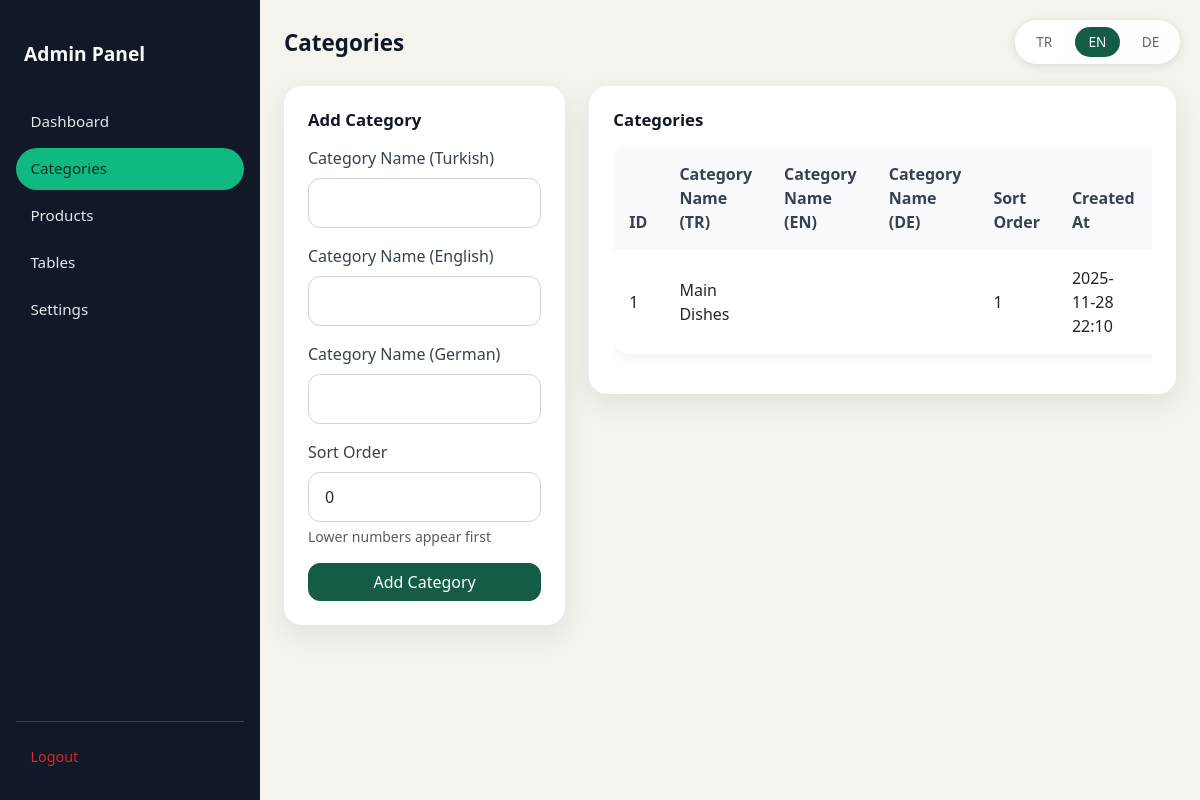
Screenshot of /admin/categories.php (signed in) with the database file from the repository.
### tables this page shows
CREATE TABLE IF NOT EXISTS categories (
    id INT AUTO_INCREMENT PRIMARY KEY,
    restaurant_id INT NOT NULL,
    name VARCHAR(100),
    sort_order INT DEFAULT 0,
    created_at TIMESTAMP DEFAULT CURRENT_TIMESTAMP,
    FOREIGN KEY (restaurant_id) REFERENCES restaurants(id) ON DELETE CASCADE
);

### app/includes/lang.php (called while the page is built, shortened)
<?php
function getSupportedLanguages(): array {
    return [
        'tr' => ['code' => 'tr', 'name' => 'Türkçe'],
        'en' => ['code' => 'en', 'name' => 'English'],
        'de' => ['code' => 'de', 'name' => 'Deutsch'],
    ];
}
function t(string $key, array $replacements = []): string {
    $translation = $GLOBALS['translations'][$key] ?? $key;
    return $translation;
}
function getCurrentLangCode(): string {
    return $GLOBALS['current_lang'];
}
function buildLanguageUrl(string $langCode): string {
    $currentUrl = $_SERVER['REQUEST_URI'];
    $urlParts = parse_url($currentUrl);
    $queryParams = [];
    $queryParams['lang'] = $langCode;
    $newQuery = http_build_query($queryParams);
    $newUrl = $urlParts['path'] . ($newQuery ? '?' . $newQuery : '');
    return $newUrl;
}
?>

### public/admin/categories.php (the view, shortened to what this page needs)
<?php
$pdo = getDb();
$editCategory = null;
try {
    $stmt = $pdo->prepare("SELECT * FROM categories WHERE restaurant_id = 1 ORDER BY sort_order, id");
    $stmt->execute();
    $categories = $stmt->fetchAll();
} catch (PDOException $e) {
    $error = 'Error fetching categories: ' . $e->getMessage();
    $categories = [];
}
?>
<!DOCTYPE html>
<html lang="<?= getCurrentLangCode() ?>">
<head>
    <link href="https://cdn.jsdelivr.net/npm/bootstrap@5.3.0/dist/css/bootstrap.min.css" rel="stylesheet">
    <link href="/assets/admin.css?v=<?= time() ?>" rel="stylesheet">
</head>
<body class="admin-body">
    <div class="language-switcher d-none d-md-block">
        <?php
        $supportedLangs = getSupportedLanguages();
        $currentLang = getCurrentLangCode();
        ?>
        <?php foreach ($supportedLangs as $langCode => $langInfo): ?>
            <a href="<?= buildLanguageUrl($langCode) ?>"
               class="btn btn-sm <?= $currentLang === $langCode ? 'active' : '' ?>"
               title="<?= htmlspecialchars($langInfo['name']) ?>">
                <?= strtoupper($langCode) ?>
            </a>
        <?php endforeach; ?>
    </div>
    <div class="admin-layout">
        <div class="admin-sidebar" id="mobileSidebar">
            <a href="/admin/dashboard.php" class="admin-sidebar-brand"><?= t('admin.title') ?></a>
            <nav class="admin-sidebar-nav">
                <a href="/admin/dashboard.php"><?= t('admin.dashboard') ?></a>
                <a href="/admin/categories.php" class="active"><?= t('admin.categories') ?></a>
                <a href="/admin/products.php"><?= t('admin.products') ?></a>
                <a href="/admin/tables.php"><?= t('admin.tables') ?></a>
                <a href="/admin/settings.php"><?= t('admin.settings') ?></a>
            </nav>
            <div class="admin-sidebar-footer">
                <a href="/admin/logout.php"><?= t('admin.logout') ?></a>
            </div>
        </div>
        <div class="admin-content">
            <div class="admin-topbar">
                <h1 class="admin-page-title"><?= t('admin.categories') ?></h1>
                <a href="/admin/dashboard.php" class="btn btn-primary-soft">← <?= t('admin.dashboard') ?></a>
            </div>
            <div class="row">
                <div class="col-md-4">
                    <div class="admin-card">
                        <div class="admin-card-header">
                            <h5 class="admin-card-title"><?= $editCategory ? t('admin.edit_category') : t('admin.add_category') ?></h5>
                        </div>
                        <form method="POST">
                            <div class="mb-3">
                                <label for="name" class="form-label"><?= t('admin.category_name_tr') ?></label>
                                <input type="text" class="form-control" id="name" name="name"
                                       value="<?= htmlspecialchars($editCategory['name'] ?? '') ?>" required>
                            </div>
                            <div class="mb-3">
                                <label for="name_en" class="form-label"><?= t('admin.category_name_en') ?></label>
                                <input type="text" class="form-control" id="name_en" name="name_en"
                                       value="<?= htmlspecialchars($editCategory['name_en'] ?? '') ?>">
                            </div>
                            <div class="mb-3">
                                <label for="name_de" class="form-label"><?= t('admin.category_name_de') ?></label>
                                <input type="text" class="form-control" id="name_de" name="name_de"
                                       value="<?= htmlspecialchars($editCategory['name_de'] ?? '') ?>">
                            </div>
                            <div class="mb-3">
                                <label for="sort_order" class="form-label"><?= t('admin.sort_order') ?></label>
                                <input type="number" class="form-control" id="sort_order" name="sort_order"
                                       value="<?= $editCategory['sort_order'] ?? 0 ?>" min="0">
                                <div class="form-text">Lower numbers appear first</div>
                            </div>
                            <div class="d-grid gap-2">
                                <button type="submit" class="btn btn-primary">
                                    <?= $editCategory ? t('admin.edit_category') : t('admin.add_category') ?>
                                </button>
                            </div>
                        </form>
                    </div>
                </div>
                <div class="col-md-8">
                    <div class="admin-card">
                        <div class="admin-card-header">
                            <h5 class="admin-card-title"><?= t('admin.categories') ?></h5>
                        </div>
                        <?php if (empty($categories)): ?>
                            <div class="text-center py-4">
                                <p class="text-muted">No categories found. Add your first category using the form on the left.</p>
                            </div>
                        <?php else: ?>
                            <div class="table-responsive">
                                <table class="table table-rounded">
                                    <thead>
                                        <tr>
                                            <th>ID</th>
                                            <th><?= t('admin.category_name') ?> (TR)</th>
                                            <th><?= t('admin.category_name') ?> (EN)</th>
                                            <th><?= t('admin.category_name') ?> (DE)</th>
                                            <th><?= t('admin.sort_order') ?></th>
                                            <th>Created At</th>
                                        </tr>
                                    </thead>
                                    <tbody>
                                        <?php foreach ($categories as $category): ?>
                                            <tr>
                                                <td><?= $category['id'] ?></td>
                                                <td><?= htmlspecialchars($category['name']) ?></td>
                                                <td><?= htmlspecialchars($category['name_en'] ?? '') ?></td>
                                                <td><?= htmlspecialchars($category['name_de'] ?? '') ?></td>
                                                <td><?= $category['sort_order'] ?></td>
                                                <td><?= date('Y-m-d H:i', strtotime($category['created_at'])) ?></td>
                                            </tr>
                                        <?php endforeach; ?>
                                    </tbody>
                                </table>
                            </div>
                        <?php endif; ?>
                    </div>
                </div>
            </div>
        </div>
    </div>
</body>
</html>

### public/assets/admin.css (style rules this page uses)
body.admin-body { background: #f4f3ee; font-family: system-ui, -apple-system, BlinkMacSystemFont, "Segoe UI", sans-serif; }
.admin-layout { display: flex; min-height: 100vh; }
.admin-sidebar { width: 260px; background: #111827; color: #e5e7eb; display: flex; flex-direction: column; padding: 1.5rem 1rem; position: fixed; height: 100vh; overflow-y: auto; }
.admin-sidebar-brand { font-weight: 700; font-size: 1.2rem; color: #f9fafb; margin-bottom: 1.5rem; margin-top: 0.5rem; text-decoration: none; display: block; padding: 0.5rem; border-radius: 8px; transition: background 0.2s ease; }
.admin-sidebar-nav { flex: 1; }
.admin-sidebar-nav a { display: block; padding: 0.6rem 0.9rem; border-radius: 999px; color: #e5e7eb; text-decoration: none; font-size: 0.95rem; margin-bottom: 0.3rem; transition: all 0.2s ease; }
.admin-sidebar-nav a.active { background: #10b981; color: #022c22; font-weight: 500; }
.admin-sidebar-footer { margin-top: auto; padding-top: 1rem; border-top: 1px solid #374151; }
.admin-sidebar-footer a { color: #dc2626; text-decoration: none; font-size: 0.9rem; padding: 0.5rem 0.9rem; border-radius: 8px; display: block; transition: background 0.2s ease; }
.admin-content { flex: 1; margin-left: 260px; padding: 1.5rem; }
.admin-topbar { display: flex; justify-content: space-between; align-items: center; margin-bottom: 1.5rem; }
.admin-page-title { font-size: 1.4rem; font-weight: 600; color: #111827; margin: 0; }
.admin-card { background: #ffffff; border-radius: 18px; box-shadow: 0 10px 30px rgba(15, 23, 42, 0.08); padding: 1.5rem; margin-bottom: 1.5rem; border: none; transition: box-shadow 0.2s ease; }
.admin-card-header { display: flex; justify-content: space-between; align-items: center; margin-bottom: 1rem; }
.admin-card-title { font-weight: 600; font-size: 1.05rem; color: #111827; margin: 0; }
.table-rounded { border-radius: 16px; overflow: hidden; box-shadow: 0 4px 12px rgba(15, 23, 42, 0.06); }
.table-rounded thead th { background: #f8fafc; border: none; font-weight: 600; color: #374151; padding: 1rem; }
.table-rounded tbody td { border: none; padding: 1rem; vertical-align: middle; }
.table-rounded tbody tr { border-bottom: 1px solid #f1f5f9; }
.table-rounded tbody tr:last-child { border-bottom: none; }
.btn-primary-soft { background: rgba(20, 92, 70, 0.1); color: #145c46; border: 1px solid rgba(20, 92, 70, 0.2); font-weight: 500; border-radius: 12px; transition: all 0.2s ease; }
.btn-primary { background: #145c46; border-color: #145c46; border-radius: 12px; font-weight: 500; transition: all 0.2s ease; }
.form-control { border-radius: 12px; border: 1px solid #d1d5db; padding: 0.75rem 1rem; transition: all 0.2s ease; }
.form-label { font-weight: 500; color: #374151; margin-bottom: 0.5rem; }

### public/admin/categories.php (style rules this page uses)
.language-switcher { position: fixed; top: 20px; right: 20px; z-index: 1050; background: rgba(255, 255, 255, 0.95); backdrop-filter: blur(10px); border-radius: 25px; padding: 5px; box-shadow: 0 2px 10px rgba(0, 0, 0, 0.1); }
.language-switcher .btn { border-radius: 20px; font-size: 0.85em; padding: 5px 12px; margin: 2px; min-width: 45px; border: none; background: transparent; color: #666; transition: all 0.2s ease; }
.language-switcher .btn.active { background: #145c46; color: white; font-weight: 500; }

### rows the page displays
categories: id "1", name "Main Dishes", sort_order "1", created_at "2025-11-28 22:10"

### other values shown
$langCode "TR"
$langCode "EN"
$langCode "DE"
t('admin.title') "Admin Panel"
t('admin.dashboard') "Dashboard"
t('admin.categories') "Categories"
t('admin.products') "Products"
t('admin.tables') "Tables"
t('admin.settings') "Settings"
t('admin.logout') "Logout"
t('admin.add_category') "Add Category"
t('admin.category_name_tr') "Category Name (Turkish)"
t('admin.category_name_en') "Category Name (English)"
t('admin.category_name_de') "Category Name (German)"
t('admin.sort_order') "Sort Order"
